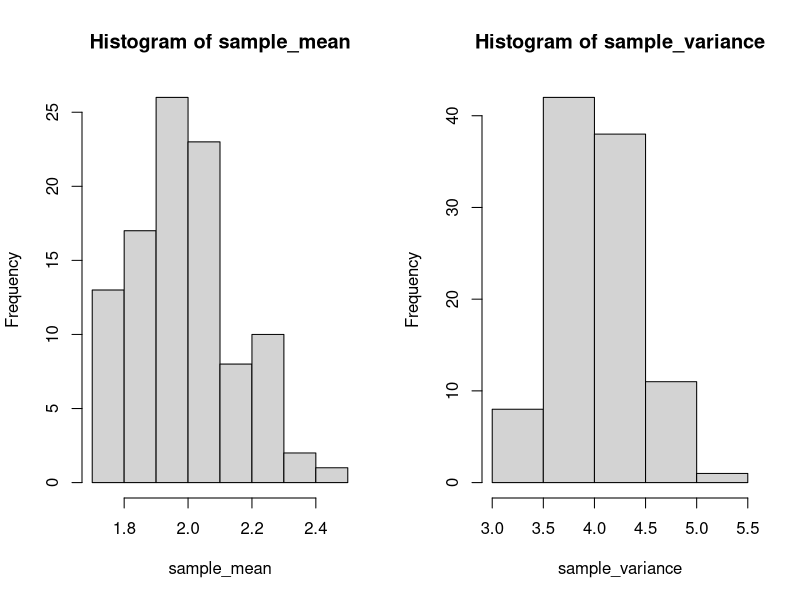

Generate this figure with R:
sample_mean = c()
sample_variance = c()
for (i in 1:100)
{ sample<-rnorm(160,2,2)
sample_mean<-cbind(sample_mean,mean(sample))
sample_variance<-cbind(sample_variance,var(sample)
)
}
par(mfrow=c(1,2))
hist(sample_mean)
hist(sample_variance)
